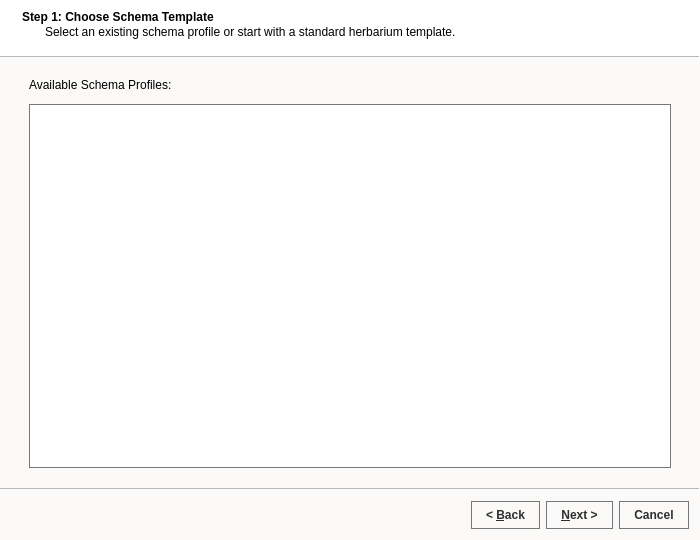
<?xml version="1.0" encoding="UTF-8"?>
<ui version="4.0">
 <class>NewDatabaseWizard</class>
 <widget class="QWizard" name="NewDatabaseWizard">
  <property name="geometry">
   <rect>
    <x>0</x>
    <y>0</y>
    <width>700</width>
    <height>540</height>
   </rect>
  </property>
  <property name="minimumSize">
   <size>
    <width>600</width>
    <height>440</height>
   </size>
  </property>
  <property name="windowTitle">
   <string>Create New Botanical Database</string>
  </property>
  <property name="styleSheet">
   <string notr="true">QWizard {
    background-color: #fbfaf8;
    color: #2c302e;
    font-family: 'Segoe UI', 'Inter', -apple-system, sans-serif;
}

QWizardPage {
    background-color: #fbfaf8;
}

QLineEdit, QComboBox {
    background-color: #ffffff;
    color: #2c302e;
    border: 1px solid #747878;
    border-radius: 0px;
    padding: 6px 8px;
    font-size: 12px;
}
QLineEdit:focus, QComboBox:focus {
    border: 1px solid #000000;
}

QListWidget {
    background-color: #ffffff;
    border: 1px solid #747878;
    font-size: 12px;
}

QPushButton {
    background-color: #fbfaf8;
    color: #2c302e;
    border: 1px solid #747878;
    border-radius: 0px;
    padding: 6px 14px;
    font-size: 12px;
    font-weight: 600;
}
QPushButton:hover {
    background-color: #e9ece5;
}</string>
  </property>
  <property name="wizardStyle">
   <enum>QWizard::WizardStyle::ModernStyle</enum>
  </property>
  <widget class="QWizardPage" name="page_template">
   <property name="title">
    <string>Step 1: Choose Schema Template</string>
   </property>
   <property name="subTitle">
    <string>Select an existing schema profile or start with a standard herbarium template.</string>
   </property>
   <layout class="QVBoxLayout" name="layout_page1">
    <property name="spacing">
     <number>12</number>
    </property>
    <property name="leftMargin">
     <number>16</number>
    </property>
    <property name="topMargin">
     <number>16</number>
    </property>
    <property name="rightMargin">
     <number>16</number>
    </property>
    <property name="bottomMargin">
     <number>16</number>
    </property>
    <item>
     <widget class="QLabel" name="lbl_choose_template">
      <property name="text">
       <string>Available Schema Profiles:</string>
      </property>
     </widget>
    </item>
    <item>
     <widget class="QListWidget" name="list_templates"/>
    </item>
   </layout>
  </widget>
  <widget class="QWizardPage" name="page_file">
   <property name="title">
    <string>Step 2: Database File Location</string>
   </property>
   <property name="subTitle">
    <string>Choose where to save the new Excel workbook or SQLite database.</string>
   </property>
   <layout class="QVBoxLayout" name="layout_page2">
    <property name="spacing">
     <number>12</number>
    </property>
    <property name="leftMargin">
     <number>16</number>
    </property>
    <property name="topMargin">
     <number>16</number>
    </property>
    <property name="rightMargin">
     <number>16</number>
    </property>
    <property name="bottomMargin">
     <number>16</number>
    </property>
    <item>
     <layout class="QFormLayout" name="form_file">
      <property name="horizontalSpacing">
       <number>12</number>
      </property>
      <property name="verticalSpacing">
       <number>10</number>
      </property>
      <item row="0" column="0">
       <widget class="QLabel" name="lbl_db_name">
        <property name="text">
         <string>Collection Name:</string>
        </property>
       </widget>
      </item>
      <item row="0" column="1">
       <widget class="QLineEdit" name="input_collection_name">
        <property name="placeholderText">
         <string>e.g. Vascular Herbarium 2026</string>
        </property>
       </widget>
      </item>
      <item row="1" column="0">
       <widget class="QLabel" name="lbl_target_path">
        <property name="text">
         <string>Save File As:</string>
        </property>
       </widget>
      </item>
      <item row="1" column="1">
       <layout class="QHBoxLayout" name="layout_browse">
        <item>
         <widget class="QLineEdit" name="input_save_path"/>
        </item>
        <item>
         <widget class="QPushButton" name="btn_browse_save">
          <property name="cursor">
           <cursorShape>PointingHandCursor</cursorShape>
          </property>
          <property name="text">
           <string>Browse…</string>
          </property>
         </widget>
        </item>
       </layout>
      </item>
     </layout>
    </item>
    <item>
     <spacer name="spacer_page2">
      <property name="orientation">
       <enum>Qt::Orientation::Vertical</enum>
      </property>
      <property name="sizeHint" stdset="0">
       <size>
        <width>20</width>
        <height>40</height>
       </size>
      </property>
     </spacer>
    </item>
   </layout>
  </widget>
 </widget>
 <resources/>
 <connections/>
</ui>
